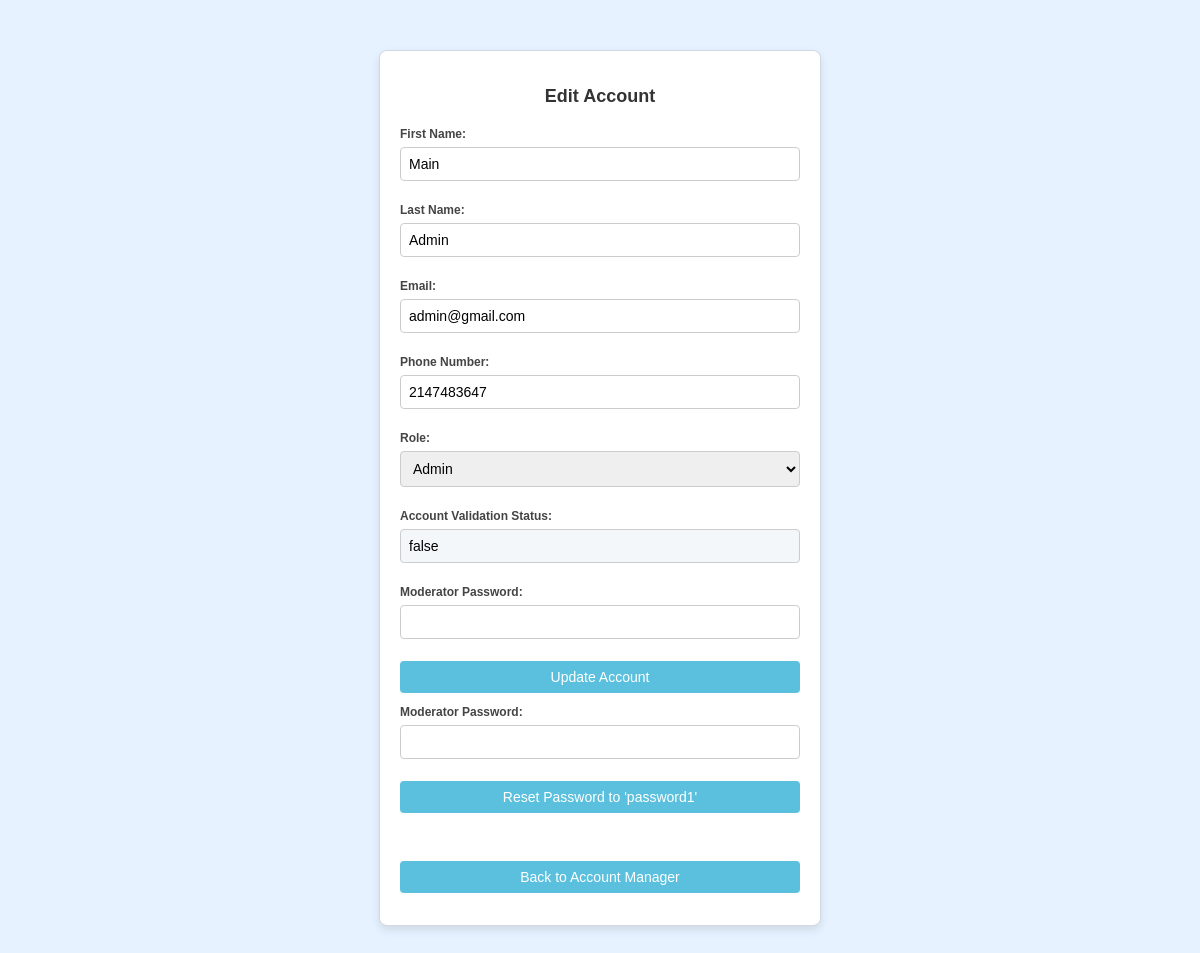
Before: /Admin/edit_user.php?id=40 with the older database file.
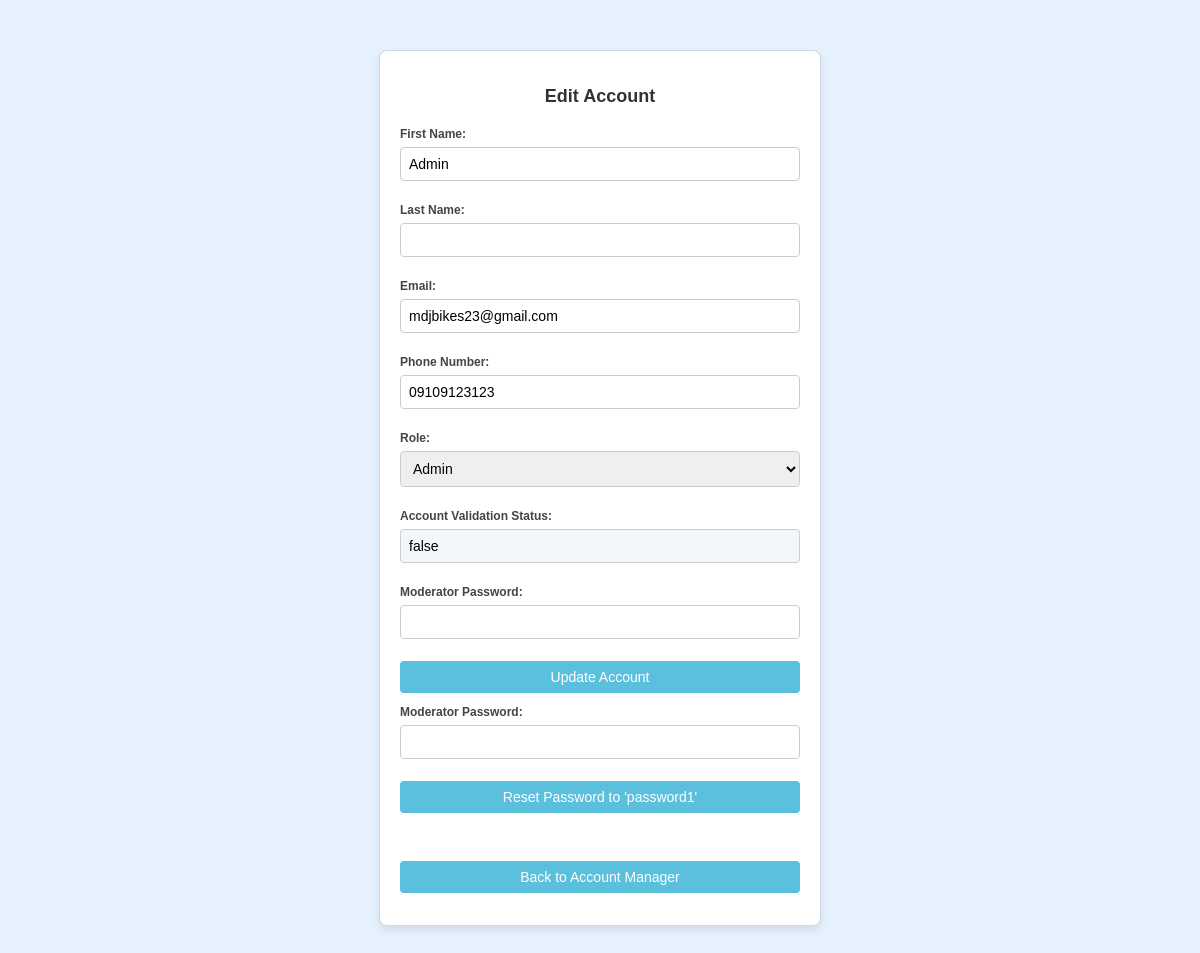
After: the same page with the newer database file.
### tables this page shows
CREATE TABLE `accounts` (
  `id` int(255) NOT NULL,
  `serial_num` int(25) NOT NULL,
  `last_name` varchar(40) NOT NULL,
  `first_name` varchar(40) NOT NULL,
  `email` varchar(80) NOT NULL,
  `phone_num` varchar(20) NOT NULL,
  `h_password` varchar(75) NOT NULL,
  `role` varchar(20) NOT NULL,
  `date_created` datetime NOT NULL DEFAULT current_timestamp(),
  `updated_at` datetime NOT NULL DEFAULT current_timestamp(),
  `validation` varchar(10) NOT NULL,
  `login_count` bigint(20) NOT NULL
);

### Admin/edit_user.php (the view, shortened to what this page needs)
<?php
include "../db_conn.php";
if (isset($_GET['id'])) {
    $id = mysqli_real_escape_string($conn, $_GET['id']);
    $sql = "SELECT * FROM `accounts` WHERE `id` = '$id'";
    $result = mysqli_query($conn, $sql);
    $account = mysqli_fetch_assoc($result);
}
?>
<!DOCTYPE html>
<html lang="en">
<head>
</head>
<body>
<div class="container">
    <h2>Edit Account</h2>
    <form method="post">
        <div class="form-group">
            <label for="first_name">First Name:</label>
            <input type="text" name="first_name" value="<?php echo htmlspecialchars($account['first_name']); ?>" required>
        </div>
        <div class="form-group">
            <label for="last_name">Last Name:</label>
            <input type="text" name="last_name" value="<?php echo htmlspecialchars($account['last_name']); ?>" required>
        </div>
        <div class="form-group">
            <label for="email">Email:</label>
            <input type="email" name="email" value="<?php echo htmlspecialchars($account['email']); ?>" required>
        </div>
        <div class="form-group">
            <label for="phone_num">Phone Number:</label>
            <input type="text" name="phone_num" value="<?php echo htmlspecialchars($account['phone_num']); ?>" required>
        </div>
        <div class="form-group">
            <label for="role">Role:</label>
            <select name="role" required>
                <option value="Admin" <?php echo $account['role'] === 'Admin' ? 'selected' : ''; ?>>Admin</option>
            </select>
        </div>
        <div class="form-group">
            <label for="validation">Account Validation Status:</label>
            <input type="text" name="validation" value="<?php echo htmlspecialchars($account['validation'] === 'Validated' ? 'true' : 'false'); ?>" readonly>
        </div>
        <div class="form-group">
            <label for="moderator_password">Moderator Password:</label>
            <input type="password" name="moderator_password" required>
        </div>
        <button type="submit" name="update_account">Update Account</button>
    </form>
    <form method="post">
        <div class="form-group">
            <label for="moderator_password_reset">Moderator Password:</label>
            <input type="password" name="moderator_password" required>
        </div>
        <button type="submit" name="reset_password" onclick="return confirm('Are you sure you want to reset the password to \'password1\'?')">Reset Password to 'password1'</button>
    </form>
    <br><br>
    <a href="Account_Manager.php">
        <button type="button">Back to Account Manager</button>
    </a>
</div>
</body>
</html>

Changed rows visible on the page:
changed accounts "Admin": first_name "Main" → "Admin"; email "admin@gmail.com" → "mdjbikes23@gmail.com"; phone_num "2147483647" → "09109123123"; last_name "Admin" → (not shown)
